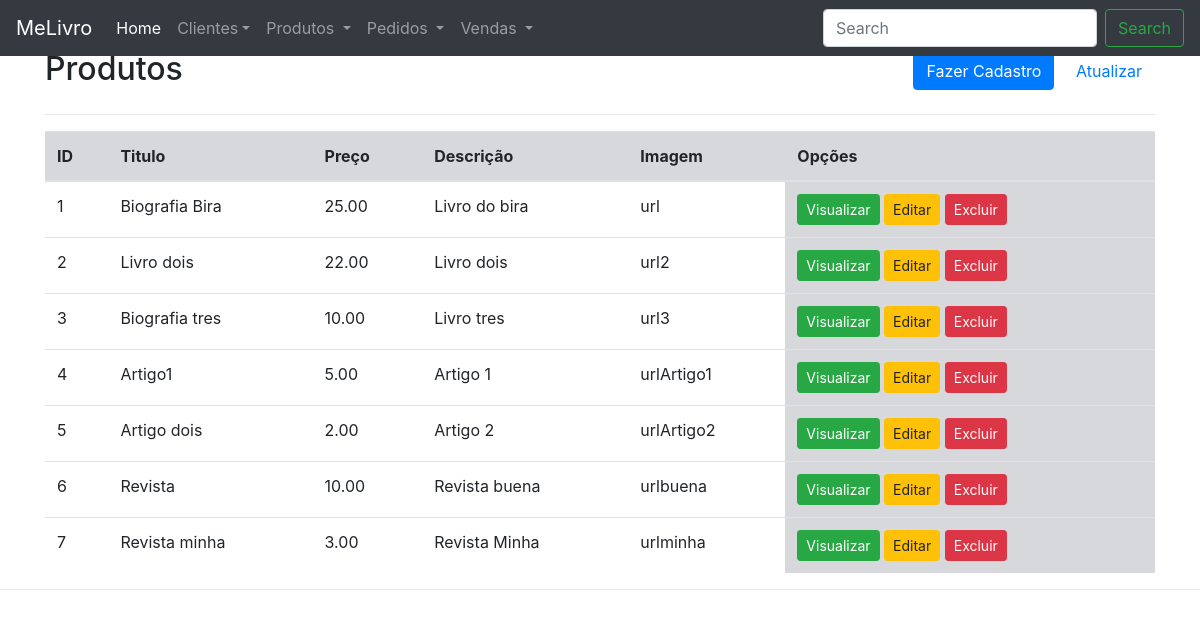
The app's page /produtos/listarprod.php with its own data.
### tables this page shows
CREATE TABLE IF NOT EXISTS produto(
    CODPROD INT NOT NULL,
    TITULO VARCHAR(35) NOT NULL,
    PRECO DECIMAL(5,2) NOT NULL,
    DESCRICAO VARCHAR(52)  NOT NULL,
    IMAGEM VARCHAR(52) NOT NULL,
    PRIMARY KEY(CODPROD)
);

### inc/database.php (called while the page is built, shortened)
<?php
function open_database() {
	try {
		$conn = new mysqli(DB_HOST, DB_USER, DB_PASSWORD, DB_NAME);
		return $conn;
	} catch (Exception $e) {
		echo $e->getMessage();
		return null;
	}
}
function find( $table = null, $id = null ) {
	$database = open_database();
	$found = null;
  if($table == 'usuario'){
    try{
      $sql = "SELECT * FROM pessoa INNER JOIN usuario ON pessoa.cpf=usuario.cpf";
	    $result = $database->query($sql);
	    if ($result->num_rows > 0) {
        $found = $result->fetch_all(MYSQLI_ASSOC);
      }
    } catch (Exception $e) {
      $_SESSION['message'] = $e->GetMessage();
      $_SESSION['type'] = 'danger';
    }
  }else{
    try {
      if ($id) {
        $sql = "SELECT * FROM (
		SELECT pessoa.cpf,pessoa.NOME,pessoa.EMAIL,pessoa.ADMIN,usuario.CIDADE, usuario.ENDERECO, usuario.TELEFONE, usuario.SEXO FROM pessoa INNER JOIN usuario ON pessoa.cpf=usuario.cpf
		) AS subquery WHERE subquery.cpf = " . $id;
        $result = $database->query($sql);
        if ($result->num_rows > 0) {
          $found = $result->fetch_assoc();
        }
      } else {
        $sql = "SELECT * FROM " . $table;
        $result = $database->query($sql);
        if ($result->num_rows > 0) {
          $found = $result->fetch_all(MYSQLI_ASSOC);
        }
      }
    } catch (Exception $e) {
      $_SESSION['message'] = $e->GetMessage();
      $_SESSION['type'] = 'danger';
    }
  }
  return $found;
}
function find_all( $table ) {
  return find($table);
}

### produtos/functions.php (called while the page is built, shortened)
<?php
function index() {
  $produtos = find_all('produto');
}

### produtos/listarprod.php (the view, shortened to what this page needs)
<?php
    require_once('functions.php');
    index();
?>
<header>
	<div class="row">
		<div class="col-sm-6">
			<h2>Produtos</h2>
		</div>
		<div class="col-sm-6 text-right h2">
	    	<a class="btn btn-primary" href="add/revista.php"><i class="fa fa-plus"></i> Fazer Cadastro</a>
	    	<a class="btn btn-default" href="index.php"><i class="fa fa-refresh"></i> Atualizar</a>
	    </div>
	</div>
</header>
<hr>
<div class="table-responsive-sm">
	<table class="table">
	<thead>
		<tr>
			<th class="table-secondary" scope="col">ID</th>
			<th class="table-secondary" scope="col">Titulo</th>
			<th class="table-secondary" scope="col">Preço</th>
			<th class="table-secondary" scope="col">Descrição</th>
			<th class="table-secondary" scope="col">Imagem</th>
			<th class="table-secondary" scope="col">Opções</th>
		</tr>
	</thead>
	<tbody>
	<?php if ($produtos) : ?>
	<?php foreach ($produtos as $produto) : ?>	<tr>
			<td><?php echo $produto["CODPROD"]; ?></td>
			<td><?php echo $produto["TITULO"]; ?></td>
			<td><?php echo $produto["PRECO"]; ?></td>
			<td><?php echo $produto["DESCRICAO"]; ?></td>
			<td><?php echo $produto["IMAGEM"]; ?></td>
			<td class="table-secondary">
				<a href="view.php?id=<?php echo $produto['CODPROD']; ?>" class="btn btn-sm btn-success"><i class="fa fa-eye"></i> Visualizar</a>
				<a href="edit.php?id=<?php echo $produto['CODPROD']; ?>" class="btn btn-sm btn-warning"><i class="fa fa-pencil"></i> Editar</a>
				<a href="#" class="btn btn-sm btn-danger" data-toggle="modal" data-target="#delete-modal" data-produto="<?php echo $produto['CODPROD']; ?>">
					<i class="fa fa-trash"></i> Excluir
				</a>
			</td>
		</tr>
	<?php endforeach; ?>
	<?php else : ?>
		<tr>
			<td colspan="6">Nenhum registro encontrado.</td>
		</tr>
	<?php endif; ?>
	</tbody>
	</table>
</div>

### inc/header.php (style rules this page uses)
body { padding-top: 50px; padding-bottom: 20px; }

### records on screen
produto: CODPROD "1", TITULO "Biografia Bira", PRECO "25.00", DESCRICAO "Livro do bira", IMAGEM "url"
produto: CODPROD "2", TITULO "Livro dois", PRECO "22.00", DESCRICAO "Livro dois", IMAGEM "url2"
produto: CODPROD "3", TITULO "Biografia tres", PRECO "10.00", DESCRICAO "Livro tres", IMAGEM "url3"
produto: CODPROD "4", TITULO "Artigo1", PRECO "5.00", DESCRICAO "Artigo 1", IMAGEM "urlArtigo1"
produto: CODPROD "5", TITULO "Artigo dois", PRECO "2.00", DESCRICAO "Artigo 2", IMAGEM "urlArtigo2"
produto: CODPROD "6", TITULO "Revista", PRECO "10.00", DESCRICAO "Revista buena", IMAGEM "urlbuena"
produto: CODPROD "7", TITULO "Revista minha", PRECO "3.00", DESCRICAO "Revista Minha", IMAGEM "urlminha"
